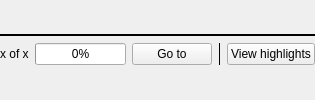
      <widget class="QStackedWidget" name="pageWidget">
       <widget class="QWidget" name="page_10">
        <layout class="QVBoxLayout" name="verticalLayout_5">
         <property name="leftMargin">
          <number>0</number>
         </property>
         <property name="topMargin">
          <number>0</number>
         </property>
         <property name="rightMargin">
          <number>0</number>
         </property>
         <property name="bottomMargin">
          <number>0</number>
         </property>
         <item>
          <layout class="QGridLayout" name="gridLayout_15">
           <item row="1" column="0">
            <layout class="QGridLayout" name="gridLayout_18">
             <property name="bottomMargin">
              <number>0</number>
             </property>
             <item row="0" column="1">
              <widget class="QProgressBar" name="pageProgressBar">
               <property name="value">
                <number>0</number>
               </property>
              </widget>
             </item>
             <item row="0" column="4">
              <widget class="QPushButton" name="viewHighlightsBtn">
               <property name="styleSheet">
                <string notr="true"/>
               </property>
               <property name="text">
                <string>View highlights</string>
               </property>
              </widget>
             </item>
             <item row="0" column="2">
              <widget class="QPushButton" name="gotoBtn">
               <property name="text">
                <string>Go to</string>
               </property>
              </widget>
             </item>
             <item row="0" column="0">
              <widget class="QLabel" name="pageNumberLabel">
               <property name="text">
                <string>x of x</string>
               </property>
              </widget>
             </item>
             <item row="0" column="3">
              <widget class="Line" name="line_20">
               <property name="frameShadow">
                <enum>QFrame::Plain</enum>
               </property>
               <property name="orientation">
                <enum>Qt::Vertical</enum>
               </property>
              </widget>
             </item>
            </layout>
           </item>
           <item row="0" column="0">
            <widget class="Line" name="line_16">
             <property name="frameShadow">
              <enum>QFrame::Plain</enum>
             </property>
             <property name="lineWidth">
              <number>2</number>
             </property>
             <property name="orientation">
              <enum>Qt::Horizontal</enum>
             </property>
            </widget>
           </item>
          </layout>
         </item>
        </layout>
       </widget>
       <widget class="QWidget" name="page_11"/>
      </widget>
